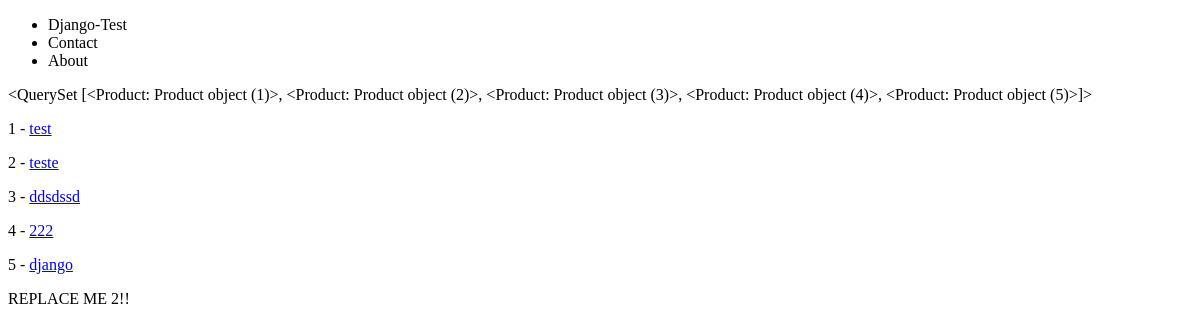
/products/, run on an earlier commit of the app's database.
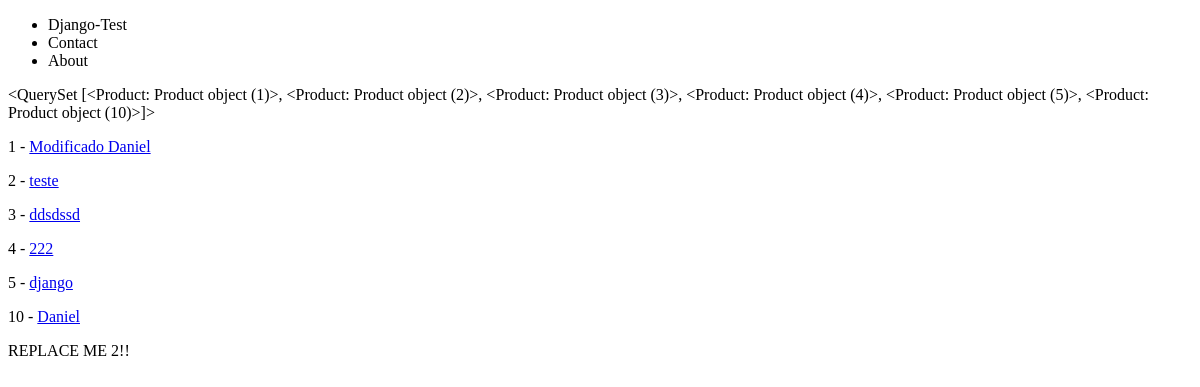
And on a later commit of the database.
### products/models.py (models this page shows)
class Product(models.Model): # Usamos los modelfields de django, heredamos de models.Model
    title = models.CharField(max_length=120) # max_length es obligatorio ponerlo
    description = models.TextField(blank=True, null=True) # blank en True indica que el campo
    price = models.DecimalField(max_digits=19, decimal_places=2)
    summary = models.TextField(blank=True, null=True)
    featured = models.BooleanField(default=True)
    def getAbsoluteUrl(self):
        return reverse("productos:dynamicLookupView", kwargs={'my_id': self.id}) # Le debo pasar aquí productos: ya que como cambie el

### products/views.py (the view)
# urls.py: path('', productListView, name='listView'),
def productListView(request):
    querySet = Product.objects.all() # List of objects
    context = {
        'objectList': querySet
    }
    return render(request, "product/products.html", context)

### templates/product/products.html
{% extends 'base.html' %}
{% block content %}
{{objectList}}
{% for instance in objectList %}
<p>{{instance.id}} - <a href=" {{instance.getAbsoluteUrl}} "> {{instance.title}}</a></p>
{% endfor %}
{% endblock %}

### templates/base.html (shortened to what this page needs)
<!DOCTYPE html>
<html lang="en">
<head>
</head>
<body>
    {% include 'navbar.html' %}
    {% block content %}{% endblock %}
    {% block content2 %}
        REPLACE ME 2!!
    {% endblock %}
</body>
</html>

### templates/navbar.html
<nav>
    <ul>
        <li>Django-Test</li>
        <li>Contact</li>
        <li>About</li>
    </ul>
</nav>

What changed in the data, as far as the page shows it:
changed Product: id "…(4)>, <Product: Product object (5)>]>" → "…(4)>, <Product: Product object (5)>, <Product: Product object (10)>]>"; title "test" → "Modificado Daniel"
added Product: id "10", title "Daniel"
